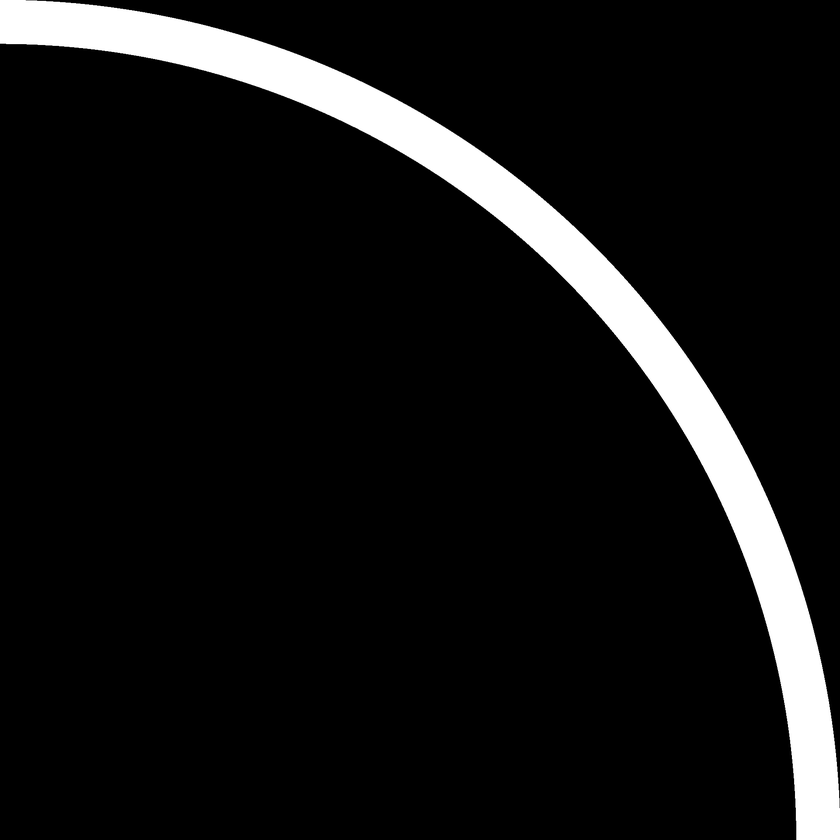
#> input picture Astar/path2.png, 840 x 840 px, shrunk from 1922 x 1922 before the run
$ python carPathPlanning.py   (older library calls are emulated)
#> lines starting #> are read from the running program, lines starting #| are printed output that depends on the picture; after the words box and inside, x2 and y2 are one past the last pixel; in counts of white or black regions, pixels touching at a corner belong together
### Astar/astar.py
import numpy as np
import Queue
#import utils
from math import *
import sys, select, os

class state:
    def __init__(self,x,y,theta,phi):
        self.x = x;
        self.y = y;
        self.theta = theta;
        self.phi = phi;
    def __str__(self):
        return str(self.x) + ', '+str(self.y) + ', '+str(self.theta) + ', '+str(self.phi)

    def stateUpdate(self,v,t,L,dphi):
        # Equations of motion for the car
        newphi = self.phi+dphi
        newtheta = self.theta + (v/L)*tan(newphi)*t
        newx = self.x+v*cos(newtheta-pi/2)*t
        newy = self.y+v*sin(newtheta-pi/2)*t
        # [5 lines of commented-out code are left out]
        s = state(newx,newy,newtheta,newphi)
        s.parent = self
        return s
    def getXYTheta(self):
        return tuple((self.x,self.y,self.theta))

class Astar:
    # connect8 = [(-1,0,-1),#(-1,1,-1),(-1,-1,-1),
    #             (0,-1,-1),(0,0,-1),(0,1,-1),
    #             (1,0,-1),#(1,1,-1),(1,-1,-1),
    #             (-1,-1,0),(-1,0,0),#(-1,1,-1),
    #             (0,-1,0),(0,1,0),
    #             (1,-1,0),(1,0,0),(1,1,0),
    #             (-1,0,1),#(-1,1,1),(-1,-1,1),
    #             (0,-1,1),(0,0,1),(0,1,1),
    #             (1,0,1)#,(1,1,1),(1,-1,1)]
    connect8 = [(-1,-1,-1),(-1,0,-1),(-1,1,-1),
                (0,-1,-1),(0,0,-1),(0,1,-1),
                (1,-1,-1),(1,0,-1),(1,1,-1),
                (-1,-1,0),(-1,0,0),(-1,1,-1),
                (0,-1,0),(0,1,0),
                (1,-1,0),(1,0,0),(1,1,0),
                (-1,-1,1),(-1,0,1),(-1,1,1),
                (0,-1,1),(0,0,1),(0,1,1),
                (1,-1,1),(1,0,1),(1,1,1)]
    #connect8 = [(-1,0,0),(-1,1,0),(0,1,0),(1,1,0),(1,0,0),(1,-1,0),(0,-1,0),(-1,-1,0),(0,0,1),(0,0,-1)]
    connect4 = [(-1,0,0),(0,1,0),(1,0,0),(0,-1,0),(0,0,1),(0,0,-1)]


    # [6 lines left out: function h_manhattan, not called in this run]
    def h_euclidean(self,node):
        '''Returns Euclidean distance from node to destination'''
        return ((node.x-self.destination.x)**2.0 + (node.y-self.destination.y)**2.0 + ((node.theta -self.destination.theta)*(self.v*self.stepsize))**2)**0.5

    def __init__(self,stepsize,heuristics,v, collisionCheck,maxBranch,steeringSpeed,steeringLimit,L):
        self.steeringLimit = steeringLimit

        self.maxBranch = maxBranch
        if maxBranch %2 == 0:
            self.maxBranch-=1;# Must be an odd number of branches to always contain straight line in middle
        self.stepsize = stepsize
        self.maxSteering = min(float(steeringSpeed)/stepsize,steeringLimit);
        self.steeringStep = float(self.maxSteering*2)/(self.maxBranch-1)
        self.originalStepSize = self.stepsize;
        self.baseSteeringSteps = np.zeros(self.maxBranch)
        for i in range(self.maxBranch):
            self.baseSteeringSteps[i]=self.steeringStep*i
        #print self.baseSteeringSteps
        self.baseSteeringSteps-=self.maxSteering
        #print self.baseSteeringSteps
        self.v = v #car speed
        self.steeringLimit = steeringLimit
        self.L = L

        #destination[2] = destination[2]%(2*math.pi)

        #Pointer to the function collisionCheck that will be used
        self.collisionCheck = collisionCheck
        # [6 lines of commented-out code are left out]
        if heuristics == "manhattan":
            self.h = self.h_manhattan
        elif heuristics == "euclidean":
            self.h = self.h_euclidean
        # self.draw = draw

    # def neighbors(self,parent):
    #     # Define steeringLimit
    def neighbors(self,parent):
        neighbors = []
        for i in range(self.baseSteeringSteps.size):
            if abs(parent.phi + self.baseSteeringSteps[i]) <= self.steeringLimit:
                neighborCandidate = parent.stateUpdate(self.v,self.stepsize,self.L,self.baseSteeringSteps[i])
                if neighborCandidate not in self.c_visited:
                    self.c_visited.append(neighborCandidate)
                    if not self.collisionCheck(neighborCandidate):
                        cost = self.v*self.stepsize #+ abs(parent.theta - neighborCandidate.theta)/pi
                        neighbors.append((neighborCandidate,cost))
        return neighbors


        # #print range(-self.radius,self.radius+1,1)
        #
        # for (i,j,k) in self.connect:
        #     node = (round(parent[0]+i*self.stepsize[0],ndigits=3),
        #             round(parent[1]+j*self.stepsize[1],ndigits=3),
        #             ((parent[2]+k*self.stepsize[2])%(2*math.pi))
        #             )
        #     #drawnode = (node[0],node[1],0.03)
        #     if not self.collisionCheck(node):
        #         cost = 0.0
        #         # if abs(i) + abs(j) != 1:
        #         #     diagnode1 = (parent[0] + self.stepsize[0],parent[1],parent[2],node[2])
        #         #     diagnode2 = (parent[0],parent[1]+self.stepsize[1],parent[2],node[2])
        #         #     if self.collisionCheck(diagnode1) or self.collisionCheck(diagnode2):
        #         #         if drawnode not in self.c_visited:
        #         #             #self.c_visited.append(node)
        #         #             self.draw(drawnode,np.array(((1.0,0.0,0.0))))
        #         #         continue
        #         if node not in self.c_visited:
        #             # self.draw(drawnode,np.array(((0.5,0.5,1.0))))
        #             self.c_visited.append(node)
        #         cost = ((i*self.stepsize[0])**2.0 + (j*self.stepsize[1])**2.0 + (k*self.stepsize[2])**2.0 )**0.5
        #         #print cost
        #         neighbors.append((node,cost))
        #     #else:
        #         #if node not in self.c_visited:
        #             #self.draw(drawnode,np.array(((1.0,0.0,0.0))))
        #             #self.c_visited.append(drawnode)
        # #print neighbors
        # return neighbors

    def checkClose(self,current):
        delta = 0.2*self.originalStepSize*self.v
        # print delta;
        dx = abs(self.destination.x - current.x)
        dy = abs(self.destination.y - current.y)
        dt = abs(self.destination.theta - current.theta)
        d = sqrt(dx**2 +dy**2+ dt**2)
        if 15*d < self.originalStepSize*self.v:
            self.stepsize= self.originalStepSize*0.01
        if d < self.mind:
            self.mind = d
        #print d,self.mind,delta

        return d < delta
    def search(self,current,destination):
        self.mind = float("inf")
        self.current = current
        self.destination = destination
        self.frontier = Queue.PriorityQueue()
        #print self.current
        self.frontier.put((0,self.current))
        self.came_from = {}
        self.cost = {}
        self.came_from[self.current] = None
        self.cost[self.current]= 0
        self.f_visited = []
        self.c_visited = []
        total = 0
        while not self.frontier.empty():
            #if sys.stdin in select.select([sys.stdin], [], [], 0)[0]:
            #    return False
            total +=1

            #print self.frontier
            p = self.frontier.get()
            current = p[1]
            self.f_visited.append(current)
            #print p[0]
            #print current
            if self.checkClose(current):
                #Withing the acceptance limit, it's close enough to say it's the desired goal
                self.destination = current
                #print 'got it', self.getPath()
                #print total
                return self.getPath()#,self.f_visited,self.c_visited
            for nextmove,cost in self.neighbors(current):
                # [5 lines of commented-out code are left out]
                nextcost = self.cost[current] + cost
                if nextmove not in self.cost or nextcost < self.cost[nextmove]:
                    self.cost[nextmove] = nextcost
                    priority = nextcost*0.8 + 1.2*self.h(nextmove)
                    self.frontier.put((priority,nextmove))
                    self.came_from[nextmove] = current
                #raw_input("Press enter to continue...")

        #print 'ops',self.current, self.destination
        return False


    # [9 lines left out: function getPath, not called in this run]

### Astar/carPathPlanning.py
import numpy as np
import numpy.linalg
import scipy.misc
from astar import *
from PIL import Image, ImageDraw
from math import *
#define car transform

def scale(xy):
	return xy*20 #each pixel is 1/4 of a meter
imgpath = "path2.png"
carSize = scale(np.array([2,5])) # Car is 2x5 meters in average
road = scipy.misc.imread(imgpath,flatten=True)
#> road: shape (840, 840) float32; min 0, max 255, mean 20.5
road = (road != 0).astype(int)#treshold path
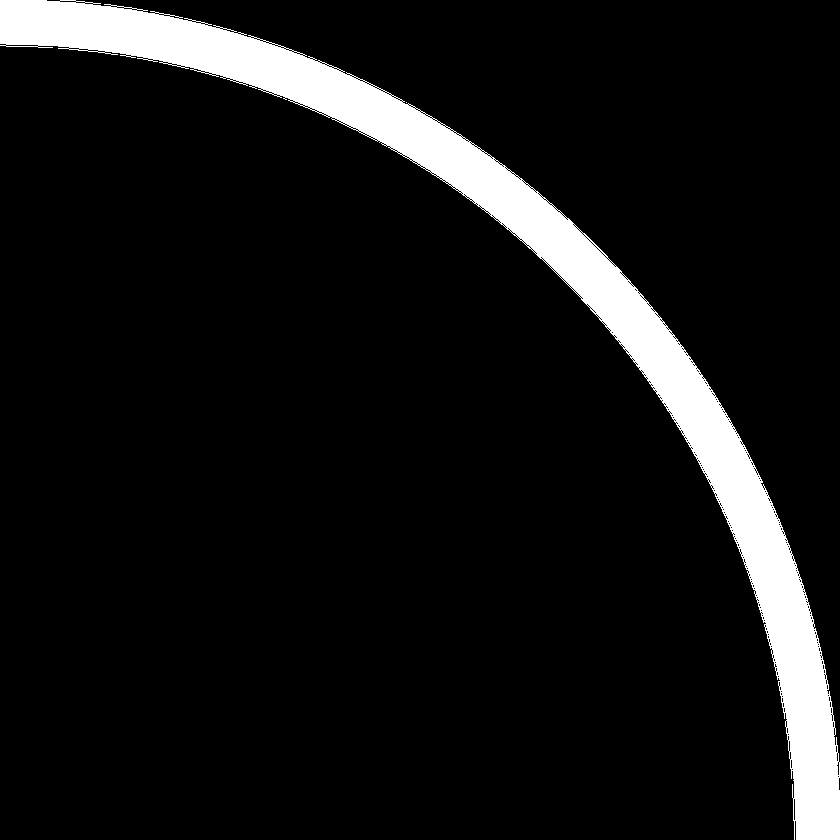
#> road: shape (840, 840) int64; values 0 (black) and 1 (white), 8.6% white; 2 white regions (1 under 20 px), largest, box (x1, y1, x2, y2) and area: (0, 0, 840, 840) 60737

start = state(2.5,3.75,pi/2,0)
goal = state(92.5,93.5,pi,0)


def getCarShape(carPos):
	pixelxy = scale(np.array([carPos.x,carPos.y]));
	carRect1 =  - carSize/2
	carRect3 =  + carSize/2
	carRect2 = np.array([carRect3[0],carRect1[1]])
	carRect4 = np.array([carRect1[0],carRect3[1]])
	cr = np.matrix([carRect1,carRect2,carRect3,carRect4])
	carRect = rotate(cr.T,carPos.theta)
	for i in range(carRect.shape[1]):
		carRect[0,i] += pixelxy[0]
		carRect[1,i] += pixelxy[1]
	return carRect

def rotate(points,theta):
	s = sin(theta)
	c = cos(theta)
	R = np.matrix([[c, -s],[s, c]]);
	rPoints = R*points
	# [6 lines of commented-out code are left out]

	return rPoints
def matrix2Tuples(matrix):
	tuples = []
	for i in range(matrix.shape[1]):
		tuples.append(tuple(matrix[:,i]))
	return tuples

def createLine(x1, y1, x2, y2):
	if x1 != x2:
		m = (y2 - y1)/ (x2 - x1)
		b = y2 - (m*x2)
		return (m, b)


def collisionCheck(state):
	carShape = getCarShape(state)
	for i in range(carShape.shape[1]):
		print(i)
		if int(carShape[1,i]) >= road.shape[1] or int(carShape[0,i]) >= road.shape[0]:
			return True

		if road[int(carShape[1,i]),int(carShape[0,i])] != 0:
			return True
		# Get the initial XY values of the car side
		x1 = carShape[:,i-1][0]
		y1 = carShape[:,i-1][1]
		# Get the final XY values of the car side
		x2 = carShape[:,i][0]
		y2 = carShape[:,i][1]
		#If the vehicle is not perfectly vertical then create a line equation between the car corner to represent the car side
		if int(x1) != int(x2):
			# Get the slope m and the y intercept b of the line
			m, b = createLine(x1,y1,x2,y2)
			# Interate X from the initial X0 to XF to create x axis values
			for x in np.linspace(float(x1), float(x2),1):
				# For every x between x1 and X2 return a y value
				y = (m*x) + b
				# Check to see if an obstacle is present on the road where our xy axis value.
				if road[int(x),int(y)] != 0:
					return True
		# Check for when the x1 = x2
		# This method is needed because the slope will be infinite (y2 - y1)/ (x2 - x1) => (y2 - y1)/0
		else:
			# Since X1 = X2 keep X1 constant. Then get the starting Y1 and ending Y2 values and interate over them to create a vertical line
			for y in np.linspace(float(y1), float(y2),1):
				if road[int(x1), int(y)] != 0:
					return True

	return False

#Get road that was generated
im = Image.open(imgpath).convert('RGB')
draw = ImageDraw.Draw(im,'RGBA')
TP = tuple(scale(np.array(([goal.x,goal.y]))))
# draw.point(TP,fill =(255,0,0))
#print collisionCheck(goal)
#print collisionCheck(start)

# stepsize,heuristics,v, collisionCheck,maxBranch,steeringSpeed,steeringLimit,L)
finder = Astar(.5,"euclidean",5,collisionCheck,5,radians(70),radians(35),4.5)
path = finder.search(start,goal);

for i in finder.c_visited:
	draw.polygon(matrix2Tuples(getCarShape(i)),fill=(0,255,255,30),outline = (255,0,0,150))
draw.polygon(matrix2Tuples(getCarShape(start)),fill=(255,0,0))

if path:
	rgb = np.zeros((4,len(path)),dtype = np.int)
	rgb[0,:] = np.linspace(255,0,num=len(path))
	rgb[1,:] = np.linspace(0,255,num=len(path))
	rgb[3,:] = np.ones((1,len(path)))*255
	# print rgb
	#print path[0]
	for i in range(1,len(path)):
		#print path[i]
		draw.line(scale(np.array([path[i-1].x,path[i-1].y,path[i].x,path[i].y])).tolist(),fill=(0,0,255))
		draw.polygon(matrix2Tuples(getCarShape(path[i-1])),fill=(rgb[0,i-1],rgb[1,i-1],rgb[2,i-1],rgb[3,i-1]))
	draw.polygon(matrix2Tuples(getCarShape(path[i])),fill=(rgb[0,i],rgb[1,i],rgb[2,i],255))

del draw

im.save("draw3.png","PNG")
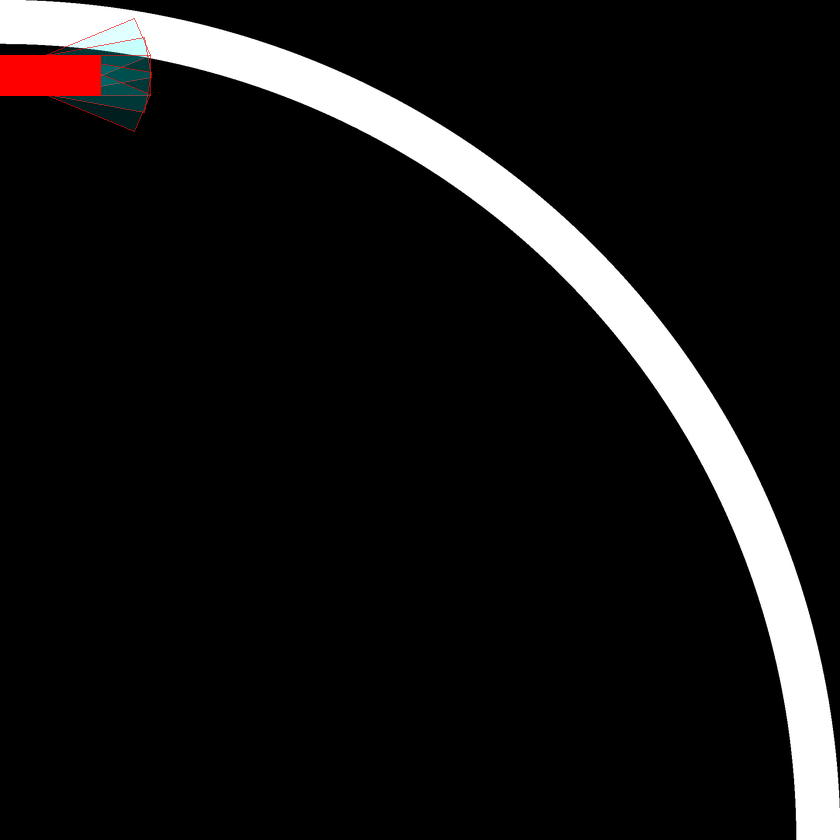
#> saved as draw3.png: PIL image 840x840 RGB; mean R, G, B 22, 20.8, 20.8

$ run again, with Astar/Originaldraw3.png copied over Astar/path2.png
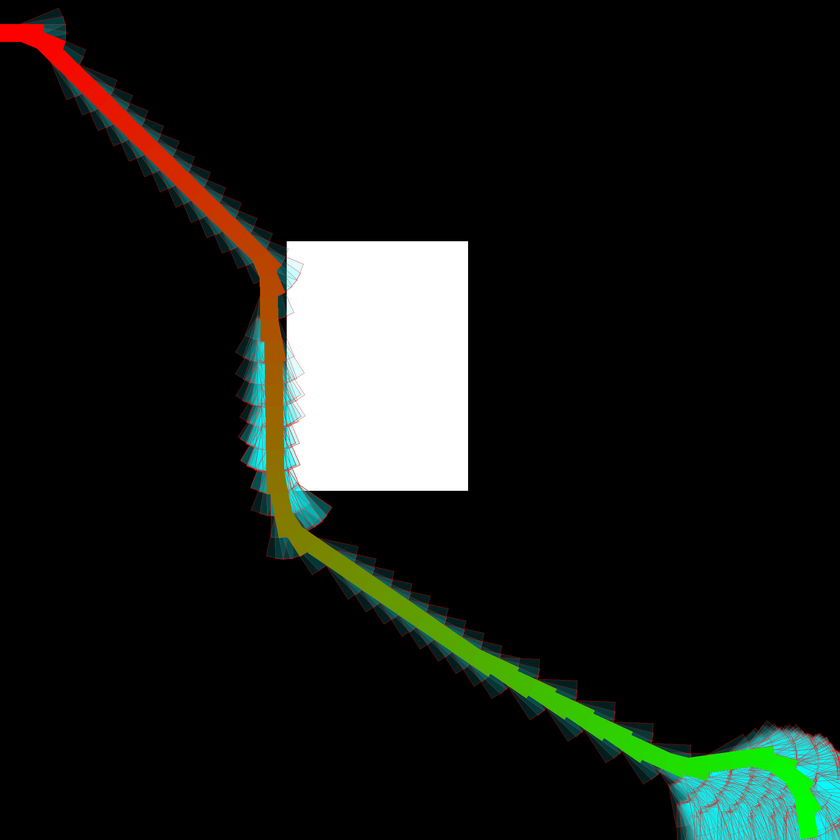
#> input picture Astar/Originaldraw3.png, 840 x 840 px, shrunk from 1922 x 1922 before the run
#> `road = (road != 0).astype(int)#treshold path`:
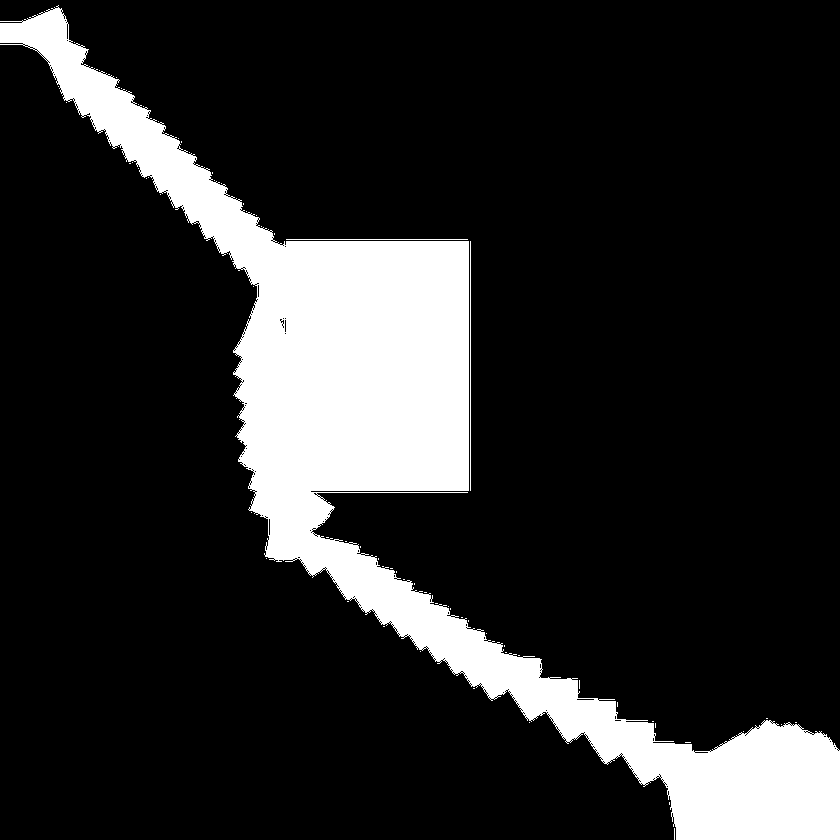
#> road: shape (840, 840) int64; values 0 (black) and 1 (white), 15.8% white; 68 white regions (65 under 20 px), largest, box (x1, y1, x2, y2) and area: (0, 5, 840, 840) 110812, (470, 241, 471, 491) 250, (286, 239, 468, 240) 182
#> im is the input picture: PIL image 840x840 RGB; mean R, G, B 22.5, 26, 21.6
#> `im.save("draw3.png","PNG")`:
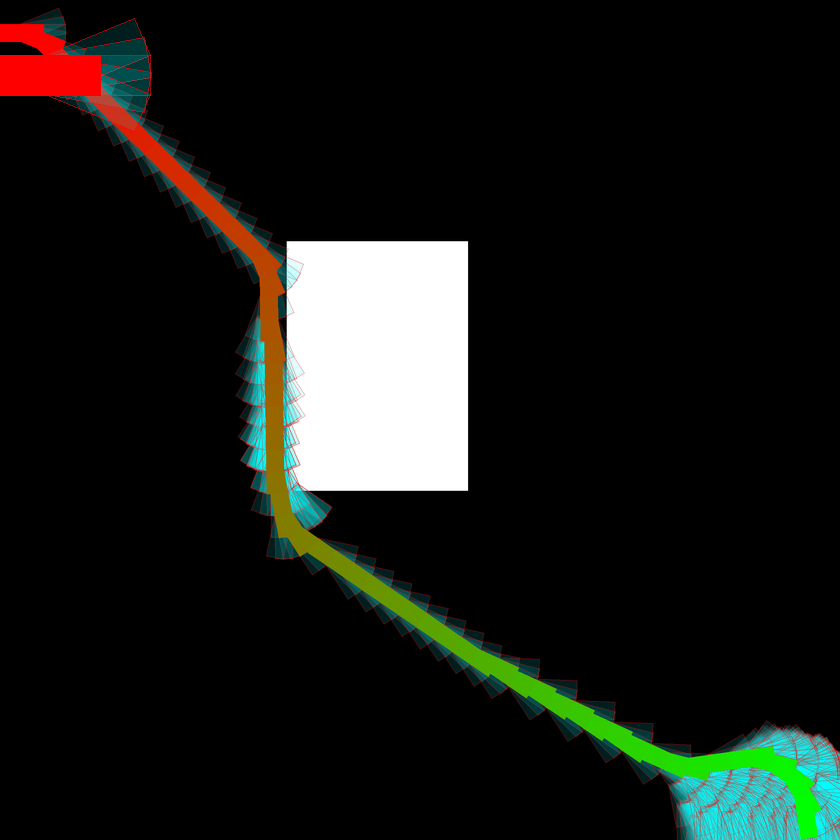
#> saved as draw3.png: PIL image 840x840 RGB; mean R, G, B 23.8, 26.3, 22
